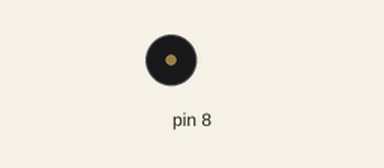
The sketch below on a simulated Arduino Uno, built with avr-gcc and run on an emulated ATmega328P. On the bench: buzzer (waves = sounding).

Above: at 0.4 s.
At 7.72 s:
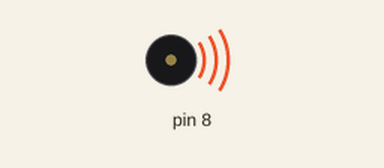
Timing chart, 0 to 10.4 s (numbered marks = the images above):
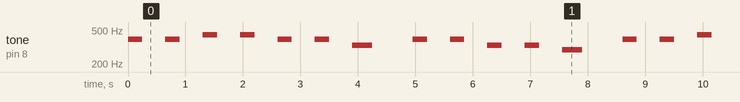

The sketch:

lab8-1.ino
```cpp
// C++ code
//
const int array[] = {262,294,330,392,440};
void setup()
{
  pinMode(8, OUTPUT);
}

void loop()
{
  sol();
  la();
  sol();
  tone(8,array[2],400);
  delay(350);
  noTone(8);
  delay(700);

  sol();
  mi();
  tone(8,array[1],400);
  delay(350);
  noTone(8);
  delay(700);

  sol();
  la();
  sol();
  tone(8,array[2],400);
  delay(350);
  noTone(8);
  delay(700);

  tone(8,array[3],400);
  delay(350);
  noTone(8);
  delay(400);

  tone(8,array[2],400);
  delay(350);
  noTone(8);
  delay(400);

  tone(8,array[1],400);
  delay(350);
  noTone(8);
  delay(400);

  tone(8,array[2],400);
  delay(350);
  noTone(8);
  delay(400);

  tone(8,array[0],400);
  delay(350);
  noTone(8);
  delay(400);
}

void sol() // 솔솔을 위한 함수
{
  int i;
  for(i=0; i<2; i++)
  {
     tone(8,array[3],400);
     delay(250);
     noTone(8);
     delay(400);
  }
}

void la() //라라를 위한 함수
{
  int i;
  for(i=0; i<2; i++)
  {
     tone(8,array[4],400);
     delay(250);
     noTone(8);
     delay(400);
  }
}

void mi() //미미를 위한 함수
{
  int i;
  for(i=0; i<2; i++)
  {
     tone(8,array[2],400);
     delay(250);
     noTone(8);
     delay(400);
  }
}
```

Measured:
- by itself, tone on pin 8: plays 392 Hz for 0.25 s, 392 Hz for 0.25 s, 440 Hz for 0.25 s, 440 Hz for 0.25 s, 392 Hz for 0.25 s, 392 Hz for 0.25 s … (181 notes in this stretch)
